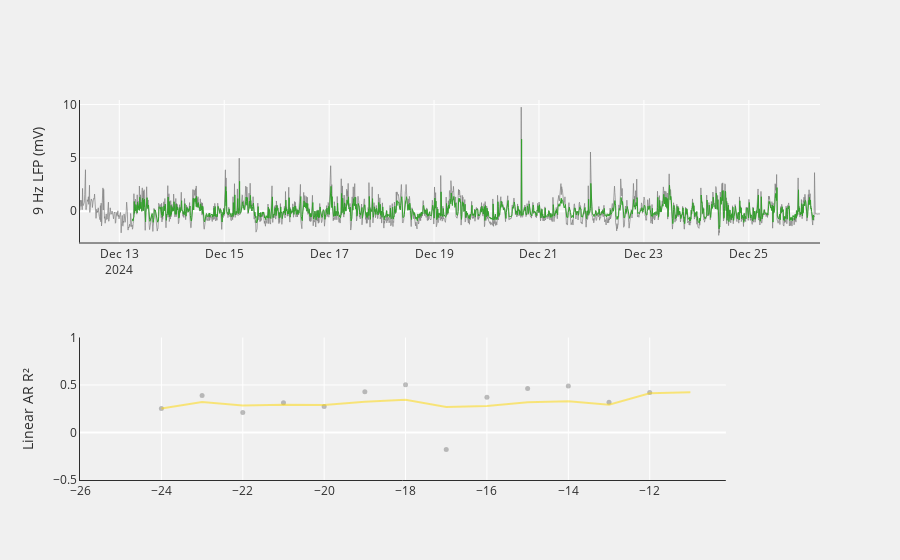

Write notebook code for a chart like this one.
### Code cell
# Linear AR R² Over Time
for i in range(len(start_index) - 1):
    segment_days = days.values[start_index[i]+1:start_index[i+1]]
    segment_linAR_R2 = linAR_R2.values[start_index[i]+1:start_index[i+1]]
    
    # Plot the dots
    fig.add_trace(go.Scatter(
        x=segment_days,
        y=segment_linAR_R2,
        mode='markers',
        marker=dict(color=c_dots, size=sz),
        showlegend=False
    ), row=2, col=1)
    
color_dict = {0: c_preDBS, 1: c_disinhibited, 2: c_nonresponder, 3: c_responder, 4: c_dots}

for color in color_dict.keys():
    if color not in pt_df['state_label']:
        continue    
    state_df = pt_df.query('state_label == @color')
    state_days = state_df.groupby('days_since_dbs').head(1)['days_since_dbs']
    state_r2 = state_df.groupby('days_since_dbs').head(1)[f'lfp_{hemisphere}_day_r2_{model}']

    fig.add_trace(go.Scatter(
        x=state_days,
        y=state_r2.rolling(window=5, min_periods=1).mean(),
        mode='lines',
        line=dict(color=color_dict[color]),
        showlegend=False
    ), row=2, col=1)

fig.update_yaxes(title_text="Linear AR R²", range=(-0.5, 1), row=2, col=1, tickfont=dict(color=axis_title_font_color), titlefont=dict(color=axis_title_font_color), showline=True, linecolor=axis_line_color)
fig.update_xaxes(tickfont=dict(color=axis_title_font_color), titlefont=dict(color=axis_title_font_color), showline=True, linecolor=axis_line_color)

### Figure 1 — Plotly figure (JSON) as saved in the notebook; plotly's stock layout.template omitted (floating-point values rounded to 4 significant figures; data arrays with more than 128 entries replaced by an {"elided": "..."} marker saying what was removed)
{"data": [{"line": {"color": "rgba(128, 128, 128, 0.7)", "width": 1}, "mode": "lines", "showlegend": false, "type": "scatter", "x": {"elided": "2031 str values"}, "xaxis": "x", "y": {"elided": "2031 float values"}, "yaxis": "y"}, {"line": {"color": "rgba(51, 160, 44, 1)", "width": 1}, "mode": "lines", "showlegend": false, "type": "scatter", "x": {"elided": "2031 str values"}, "xaxis": "x", "y": {"elided": "2031 float values"}, "yaxis": "y"}, {"marker": {"color": "rgba(128, 128, 128, 0.5)", "size": 5}, "mode": "markers", "showlegend": false, "type": "scatter", "x": [-25, -24, -23, -22, -21, -20, -19, -18, -17, -16, -15, -14, -13, -12, -11], "xaxis": "x2", "y": [null, 0.2531, 0.3907, 0.211, 0.3139, 0.2728, 0.428, 0.5027, -0.1779, 0.3703, 0.4643, 0.4899, 0.3188, 0.4213, null], "yaxis": "y2"}, {"line": {"color": "rgba(255, 215, 0, 0.5)"}, "mode": "lines", "showlegend": false, "type": "scatter", "x": [-26, -25, -24, -23, -22, -21, -20, -19, -18, -17, -16, -15, -14, -13, -12, -11], "xaxis": "x2", "y": [null, null, 0.2531, 0.3219, 0.2849, 0.2922, 0.2883, 0.3233, 0.3457, 0.2679, 0.2792, 0.3175, 0.3299, 0.2931, 0.4129, 0.4236], "yaxis": "y2"}, {"line": {"color": "#ff0000"}, "mode": "lines", "showlegend": false, "type": "scatter", "x": [], "xaxis": "x2", "y": [], "yaxis": "y2"}, {"line": {"color": "rgba(255, 185, 0, 1)"}, "mode": "lines", "showlegend": false, "type": "scatter", "x": [], "xaxis": "x2", "y": [], "yaxis": "y2"}, {"line": {"color": "rgba(0, 0, 255, 1)"}, "mode": "lines", "showlegend": false, "type": "scatter", "x": [], "xaxis": "x2", "y": [], "yaxis": "y2"}, {"line": {"color": "rgba(128, 128, 128, 0.5)"}, "mode": "lines", "showlegend": false, "type": "scatter", "x": [], "xaxis": "x2", "y": [], "yaxis": "y2"}], "layout": {"annotations": [{"font": {"color": "#2e2e2e", "family": "Helvetica", "size": 20}, "showarrow": false, "text": "", "x": 0, "xanchor": "center", "xref": "paper", "y": 1, "yanchor": "bottom", "yref": "paper"}, {"font": {"color": "#2e2e2e", "family": "Helvetica", "size": 20}, "showarrow": false, "text": "", "x": 0, "xanchor": "center", "xref": "paper", "y": 1, "yanchor": "bottom", "yref": "paper"}, {"font": {"color": "#2e2e2e", "family": "Helvetica", "size": 20}, "showarrow": false, "text": "", "x": 0, "xanchor": "center", "xref": "paper", "y": 1, "yanchor": "bottom", "yref": "paper"}], "paper_bgcolor": "rgba(240, 240, 240, 1)", "plot_bgcolor": "rgba(240, 240, 240, 1)", "xaxis": {"anchor": "y", "domain": [0, 1], "linecolor": "#2e2e2e", "showline": true, "tickfont": {"color": "#2e2e2e"}, "title": {"font": {"color": "#2e2e2e"}}}, "xaxis2": {"anchor": "y2", "domain": [0, 0.8727], "linecolor": "#2e2e2e", "showline": true, "tickfont": {"color": "#2e2e2e"}, "title": {"font": {"color": "#2e2e2e"}}}, "xaxis3": {"anchor": "y3", "domain": [0.9227, 1], "linecolor": "#2e2e2e", "showline": true, "tickfont": {"color": "#2e2e2e"}, "title": {"font": {"color": "#2e2e2e"}}}, "yaxis": {"anchor": "x", "domain": [0.625, 1], "linecolor": "#2e2e2e", "showline": true, "tickfont": {"color": "#2e2e2e"}, "title": {"font": {"color": "#2e2e2e"}, "text": "9 Hz LFP (mV)"}}, "yaxis2": {"anchor": "x2", "domain": [0, 0.375], "linecolor": "#2e2e2e", "range": [-0.5, 1], "showline": true, "tickfont": {"color": "#2e2e2e"}, "title": {"font": {"color": "#2e2e2e"}, "text": "Linear AR R²"}}, "yaxis3": {"anchor": "x3", "domain": [0, 0.375]}}}
